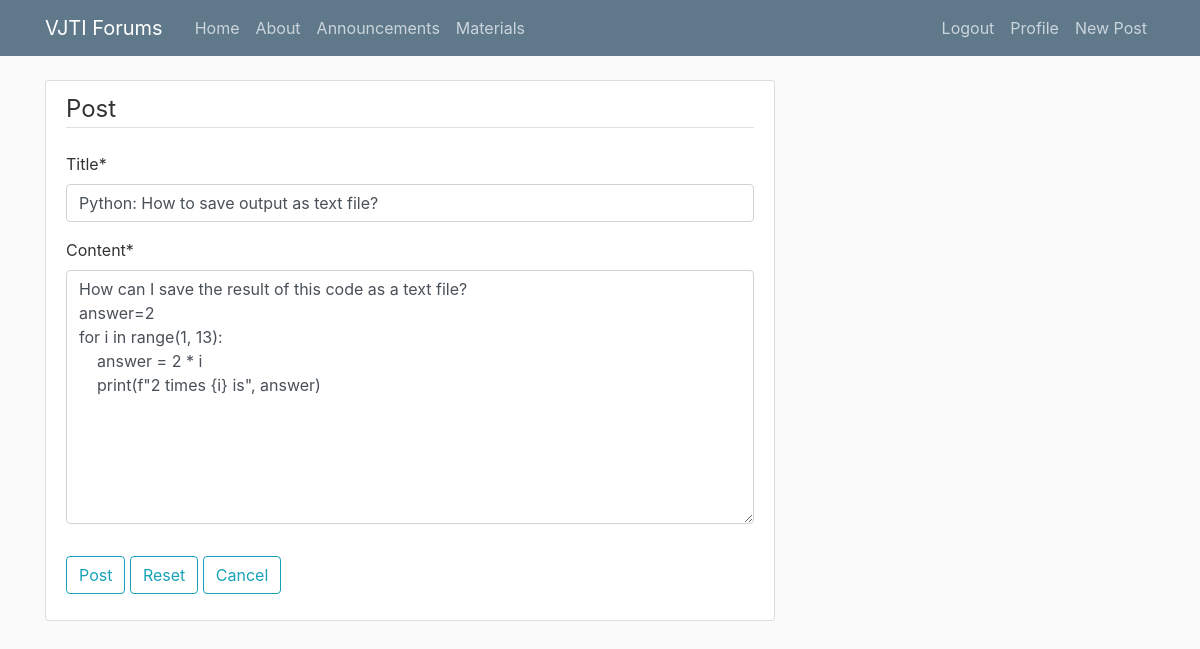
/post/25/update (signed in), run on the app's committed database.
### blog/models.py (models this page shows, shortened)
class Post(models.Model):
    title=models.CharField(max_length=150)
    content=models.TextField(max_length=1500)
    date_posted=models.DateTimeField(default=timezone.now)
    author=models.ForeignKey(User, on_delete=models.CASCADE)

### blog/views.py (the view, shortened to what this page needs)
# urls.py: path('post/<int:pk>/update', PostUpdateView.as_view(), name='post-update'),
class PostUpdateView(UserPassesTestMixin,LoginRequiredMixin,UpdateView):
    model= Post
    fields=['title','content']
    def test_func(self):
            post=self.get_object()
            if self.request.user==post.author:
                return True
            return False

### blog/templates/blog/post_form.html (shortened to what this page needs)
{% extends "blog/base.html" %}
{% load crispy_forms_tags %}
{% block content %}
    <div class="content-section">
        <form method="POST">
            <fieldset class="form-group">
                <legend class="border-bottom mb-4">Post</legend>
                {{ form|crispy }}
            </fieldset>
            <div class="form-group">
                <button class="btn btn-outline-info", type="submit">Post</button>
                <button class="btn btn-outline-info", type="reset">Reset</button>
                <button class="btn btn-outline-info", type="button" onclick='window.history.back()'>Cancel</button>
            </div>
        </form>
    </div>
{% endblock content %}

### blog/static/blog/main.css (style rules this page uses)
body { background: #fafafa; color: #333333; margin-top: 5rem; }
.content-section { background: #ffffff; padding: 10px 20px; border: 1px solid #dddddd; border-radius: 3px; margin-bottom: 20px; }

### data on the page
Post: title "Python: How to save output as text file?", content "How can I save the result of this code as a text file? answer=2 for i in range(1, 13): answer = 2 * i print(f\"2 times {i} is\", answer)"
